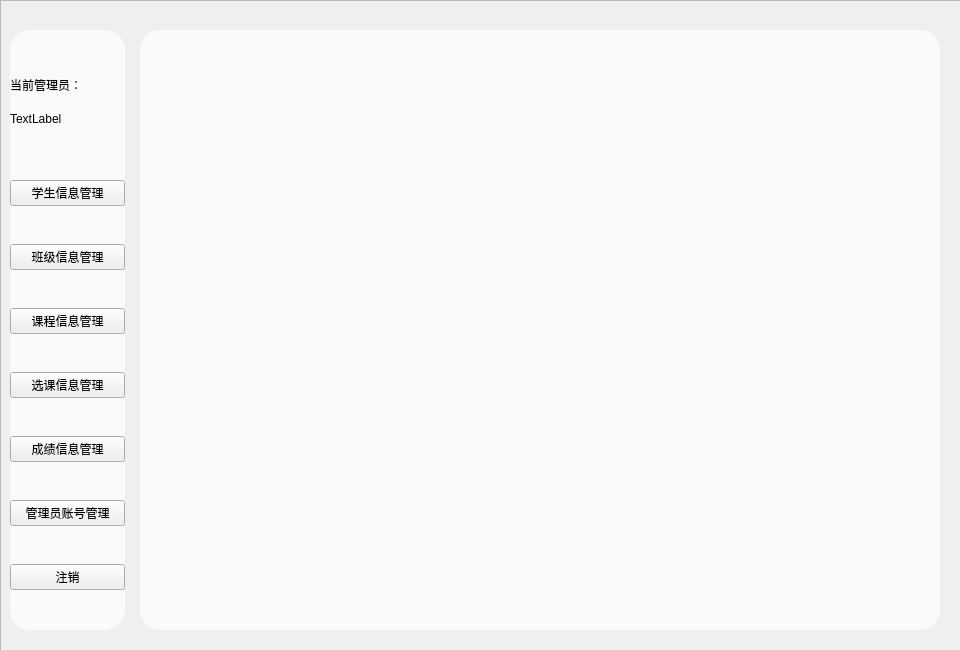
<?xml version="1.0" encoding="UTF-8"?>
<ui version="4.0">
 <class>manager</class>
 <widget class="QWidget" name="manager">
  <property name="geometry">
   <rect>
    <x>0</x>
    <y>0</y>
    <width>960</width>
    <height>650</height>
   </rect>
  </property>
  <property name="maximumSize">
   <size>
    <width>960</width>
    <height>650</height>
   </size>
  </property>
  <property name="windowTitle">
   <string>Dialog</string>
  </property>
  <property name="styleSheet">
   <string notr="true"/>
  </property>
  <widget class="QStackedWidget" name="stackedWidget">
   <property name="geometry">
    <rect>
     <x>140</x>
     <y>30</y>
     <width>800</width>
     <height>600</height>
    </rect>
   </property>
   <property name="styleSheet">
    <string notr="true">QStackedWidget#stackedWidget{
	background-color: rgba(255, 255, 255, 180);
	border-radius: 20px;
}</string>
   </property>
   <property name="currentIndex">
    <number>5</number>
   </property>
   <widget class="QWidget" name="page"/>
   <widget class="QWidget" name="page_2"/>
   <widget class="QWidget" name="page_3"/>
   <widget class="QWidget" name="page_4"/>
   <widget class="QWidget" name="page_5"/>
   <widget class="QWidget" name="page_6"/>
  </widget>
  <widget class="QWidget" name="widget_2" native="true">
   <property name="geometry">
    <rect>
     <x>10</x>
     <y>30</y>
     <width>115</width>
     <height>600</height>
    </rect>
   </property>
   <property name="styleSheet">
    <string notr="true">QWidget#widget_2{
	background-color: rgba(255, 255, 255, 180);
	border-radius: 20px;
}

</string>
   </property>
   <layout class="QVBoxLayout" name="verticalLayout" stretch="0,2,2,2,2,2,0,2">
    <property name="leftMargin">
     <number>0</number>
    </property>
    <property name="topMargin">
     <number>0</number>
    </property>
    <property name="rightMargin">
     <number>0</number>
    </property>
    <property name="bottomMargin">
     <number>0</number>
    </property>
    <item>
     <widget class="QWidget" name="widget" native="true">
      <property name="maximumSize">
       <size>
        <width>16777215</width>
        <height>80</height>
       </size>
      </property>
      <layout class="QVBoxLayout" name="verticalLayout_2">
       <property name="leftMargin">
        <number>0</number>
       </property>
       <property name="rightMargin">
        <number>0</number>
       </property>
       <item>
        <widget class="QLabel" name="label">
         <property name="maximumSize">
          <size>
           <width>16777215</width>
           <height>40</height>
          </size>
         </property>
         <property name="text">
          <string>当前管理员：</string>
         </property>
        </widget>
       </item>
       <item>
        <widget class="QLabel" name="label_useradmin">
         <property name="maximumSize">
          <size>
           <width>16777215</width>
           <height>40</height>
          </size>
         </property>
         <property name="text">
          <string>TextLabel</string>
         </property>
        </widget>
       </item>
      </layout>
     </widget>
    </item>
    <item>
     <widget class="QPushButton" name="stu_inform_guanlipushButton">
      <property name="text">
       <string>学生信息管理</string>
      </property>
     </widget>
    </item>
    <item>
     <widget class="QPushButton" name="class_managepushButton">
      <property name="text">
       <string>班级信息管理</string>
      </property>
     </widget>
    </item>
    <item>
     <widget class="QPushButton" name="course_manageButton">
      <property name="text">
       <string>课程信息管理</string>
      </property>
     </widget>
    </item>
    <item>
     <widget class="QPushButton" name="selectCourse_manageButton">
      <property name="text">
       <string>选课信息管理</string>
      </property>
     </widget>
    </item>
    <item>
     <widget class="QPushButton" name="scoremanagepushButton">
      <property name="text">
       <string>成绩信息管理</string>
      </property>
     </widget>
    </item>
    <item>
     <widget class="QPushButton" name="Manager_Manage">
      <property name="text">
       <string>管理员账号管理</string>
      </property>
     </widget>
    </item>
    <item>
     <widget class="QPushButton" name="pushButton_9">
      <property name="text">
       <string>注销</string>
      </property>
     </widget>
    </item>
   </layout>
  </widget>
  <widget class="QFrame" name="frame">
   <property name="geometry">
    <rect>
     <x>0</x>
     <y>0</y>
     <width>961</width>
     <height>651</height>
    </rect>
   </property>
   <property name="styleSheet">
    <string notr="true"/>
   </property>
   <property name="frameShape">
    <enum>QFrame::StyledPanel</enum>
   </property>
   <property name="frameShadow">
    <enum>QFrame::Raised</enum>
   </property>
  </widget>
  <zorder>frame</zorder>
  <zorder>stackedWidget</zorder>
  <zorder>widget_2</zorder>
 </widget>
 <resources/>
 <connections/>
</ui>
